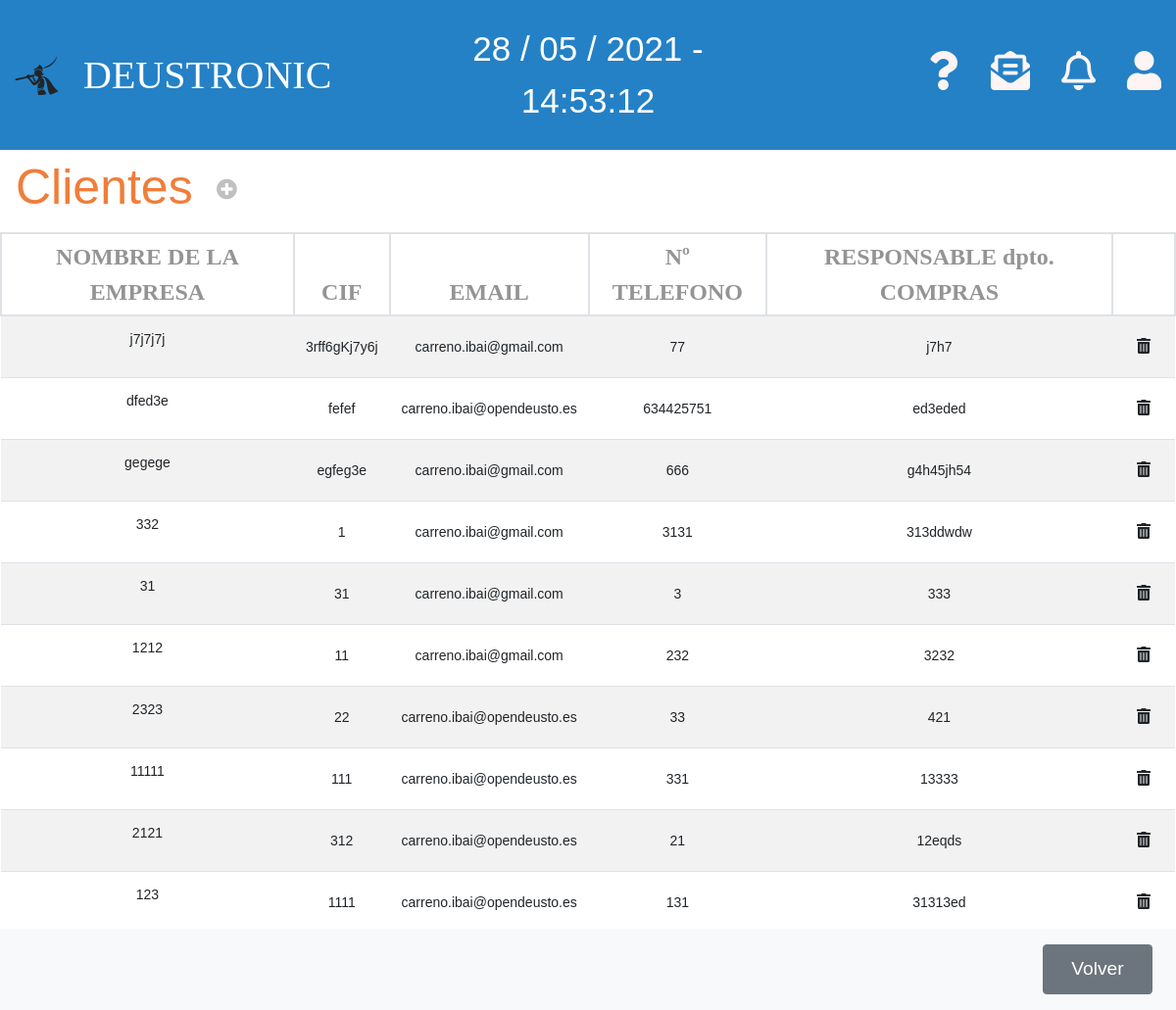
Before: /appEntrega/clientes/ with the older database file.
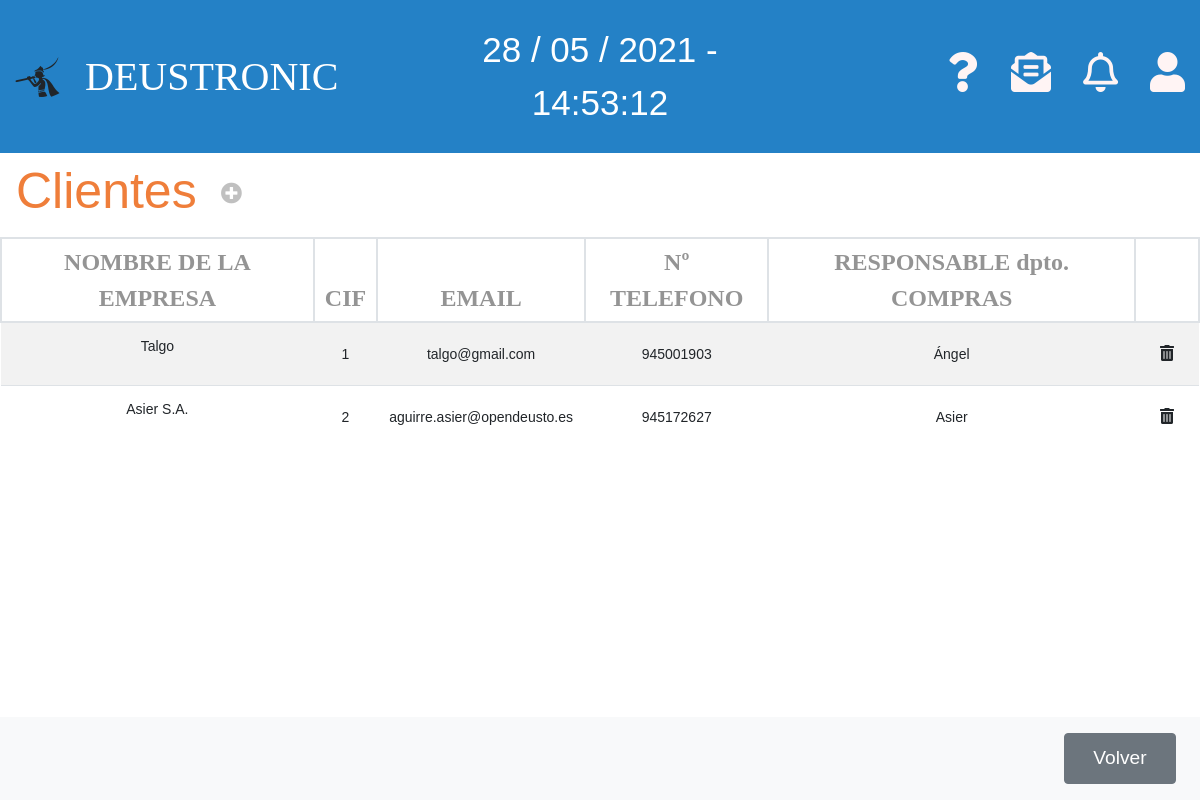
After: the same page with the newer database file.
### appEntrega/models.py (models this page shows, shortened)
class Cliente(models.Model):
    cif = models.CharField(max_length=12, primary_key=True)
    nombre_empresa = models.CharField(max_length=40)
    email = models.EmailField(max_length=254)
    telefono = models.IntegerField(unique=True)
    nombre_cliente = models.CharField(max_length=20)

### appEntrega/views.py (the view)
# urls.py: path('clientes/', ClienteListView.as_view(), name='listaCliente'),
class ClienteListView(ListView):
    model = Cliente
    template_name = 'listaClientes.html'
    context_object_name = 'lista_clientes'

### appEntrega/templates/listaClientes.html (shortened to what this page needs)
{% extends 'base.html' %}
{% block content %}
<div class="">
    <nav class="navbar navbar-light table-navbar">
        <h2 class="orange-color">Clientes</h2>
        <ul class="navbar-nav mr-auto flex-row">
            <li class="nav-item m-0 ml-3">
                <i class="fas fa-plus-circle fa-lg c-grey"
                    onclick="location.href='http://127.0.0.1:8000/appEntrega/clientes/nuevo/'"></i>
            </li>
        </ul>
    </nav>
</div>
<div class="row">
    <div class="col-md-12">
        <table class="table-deustronic table table-striped table-hover">
            <thead>
                <tr>
                    <th>NOMBRE DE LA EMPRESA</th>
                    <th>CIF</th>
                    <th>EMAIL</th>
                    <th>Nº TELEFONO</th>
                    <th>RESPONSABLE dpto. COMPRAS</th>
                    <th></th>
                </tr>
            </thead>
            <tbody>
                {% if lista_clientes %}
                {% for cliente in lista_clientes %}
                <tr ondblclick="location.href='http://127.0.0.1:8000/appEntrega/clientes/{{cliente.pk}}/editar'">
                    <td><p>{{cliente.nombre_empresa}}</p></td>
                    <td>{{cliente.cif}}</td>
                    <td>{{cliente.email}}</td>
                    <td>{{cliente.telefono}}</td>
                    <td>{{cliente.nombre_cliente}}</td>
                    <td><button class="btn"
                            onclick="location.href='http://127.0.0.1:8000/appEntrega/clientes/{{cliente.pk}}/delete/'"><i
                                class="fas fa-trash-alt"></i></button></td>
                </tr>
                {% endfor %}
                {% endif %}
            </tbody>
        </table>
    </div>
</div>
<nav class="navbar navbar-light bg-light fixed-bottom">
    <div class="form-inline ml-auto">
        <button onclick="location.href='http://127.0.0.1:8000/appEntrega'" class="btn boton-nav btn-secondary m-2"
            type="button">Volver</button>
    </div>
</nav>
{% endblock %}

### appEntrega/templates/base.html (shortened to what this page needs)
<!DOCTYPE html>
{% load static %}
<html lang="es">
<head>
    <link rel="stylesheet" href="https://use.fontawesome.com/releases/v5.5.0/css/all.css">
    <link rel="stylesheet" type="text/css" href="{% static '/style/bootstrap.css' %}">
    <link rel="stylesheet" type="text/css" href="{% static '/style/styles.css' %}">
    <link rel="stylesheet" type="text/css" href="{% static '/style/index.css' %}">
    <link rel="stylesheet" type="text/css" href="{% static '/style/table.css' %}">
    <link rel="stylesheet" type="text/css" href="{% static '/style/productos.css' %}">
    <link rel="stylesheet" type="text/css" href="{% static '/style/header.css' %}">
    <link rel="stylesheet" type="text/css" href="{% static '/style/forms.css' %}">
    <link rel="stylesheet" type="text/css" href="{% static '/style/modal.css' %}">
    <link rel="stylesheet" type="text/css" href="{% static '/style/settings.css' %}">
    <link rel="stylesheet" type="text/css" href="{% static '/style/correo.css' %}">
</head>
<body>
    <header class="cabeceraPortada">
        <div class="py-3">
            <div class="container-header row justify-content-between align-items-center my-2">
                <div class="col-4 d-flex align-items-center justify-content-strart">
                    <i class="icono-header fab fa-pied-piper-alt logo_empresa"></i>
                    <h1><a class="tituloenlaceP1" href="http://127.0.0.1:8000/appEntrega/"> DEUSTRONIC
                        </a></h1>
                </div>
                <div class="col-4 d-flex align-items-center justify-content-center reloj">
                    <span class="fecha"></span>
                </div>
                <nav class="col-4 d-flex botonesHeader justify-content-end">
                    <ul class="d-flex">
                        <li><a class="a" href=""><i class="icono-header fas fa-question"></i></a></li>
                        <li><a class="a" href=""><i class="icono-header fas fa-envelope-open-text"></i></a></li>
                        <li><a class="a" href=""><i class="icono-header far fa-bell"></i></a></li>
                        <li><a class="a" href=""><i class="icono-header fas fa-user"></i></a></li>
                    </ul>
                </nav>
            </div>
        </div>
    </header>
    {% block content %}
    {% endblock %}
</body>
</html>

### appEntrega/static/style/styles.css (style rules this page uses)
.orange-color, .orange-color:hover { color: rgb(239, 126, 58) !important; font-weight: 100 !important; }
* { font-family: 'FiraSans-Regular', sans-serif; }
html { overflow-x: hidden; overflow-y: overlay; }
html, body { height: 100%; }
body { margin: 0; }
i { cursor: pointer !important; }
ul { padding: 0 !important; }

### appEntrega/static/style/table.css (style rules this page uses)
table { overflow: scroll; }
table td { vertical-align: middle !important; }
.table-deustronic th { color: #949494; font-weight: bold; font-size: 1.5rem; padding: 5px 10px; border: 2px solid #dee2e6; font-family: FiraSans-Regular, Calibri, Verdana; text-align: center !important; }
.table-deustronic td { font-size: 14px; padding: auto; text-align: center !important; cursor: pointer !important; }
.table-navbar { position: sticky; z-index: 1; top: 0; width: 100%; }

### appEntrega/static/style/productos.css (style rules this page uses)
.navbar-nav .nav-item { padding: 0 .5rem; }
.c-grey { color: silver !important; }
.boton-nav { width: 7rem; height: 3.2rem !important; color: white !important; font-weight: 400; font-size: 1.2rem; text-decoration: none; outline-style: none; }

### appEntrega/static/style/header.css (style rules this page uses)
header.cabeceraPortada { background-color: #2481c6; width: 100%; overflow: hidden; }
.tituloenlaceP1 { color: rgb(255, 255, 255); font-size: 40px; font-family: 'Trebuchet MS', 'Lucida Sans Unicode', 'Lucida Grande', 'Lucida Sans', Arial, sans-serif; margin-left: 25px; top: -30px; text-decoration: none; overflow-y: hidden; }
h2 { padding: 0px; color: #1c3d79; font-size: 50px; font-family: 'Franklin Gothic Medium', 'Arial Narrow', Arial, sans-serif }
.a { text-decoration: none; font-family: 'Courier New', Courier, monospace; font-size: 30px; color: #fff4f4; }
li { list-style: none; margin-right: 2rem; }
li:last-of-type { margin-right: 0; }
.logo_empresa { text-decoration: none; font-size: 40px; }
a.tituloenlaceP1 { text-decoration: none; font-family: Georgia, 'Times New Roman', Times, serif; font-size: auto; color: #ffffff; float: left; }
.container-header { width: auto; margin: 0 auto; }
ul { margin: 0 !important; }
h1 { margin: 0 !important; }
.botonesHeader { justify-content: end; }
.icono-header { font-size: 2.5rem !important; }
.reloj { text-align: center; margin: auto; }
.fecha { color: white; font-size: 35px; }

### appEntrega/static/style/modal.css (style rules this page uses)
:root { --lightgray: #efefef; --blue: steelblue; --white: #fff; --black: rgba(0, 0, 0, 0.92); }
* { padding: 0; margin: 0; }
a { color: inherit; text-decoration: none; }

### appEntrega/static/style/settings.css (style rules this page uses)
:root { --font-size: 1; }
body { font-size: calc(var(--font-size) * 1em); }

Changed rows visible on the page:
removed Cliente: nombre_empresa "j7j7j7j", cif "3rff6gKj7y6j", email "carreno.ibai@gmail.com", telefono "77", nombre_cliente "j7h7"
removed Cliente: nombre_empresa "dfed3e", cif "fefef", email "carreno.ibai@opendeusto.es", telefono "634425751", nombre_cliente "ed3eded"
removed Cliente: nombre_empresa "gegege", cif "egfeg3e", email "carreno.ibai@gmail.com", telefono "666", nombre_cliente "g4h45jh54"
removed Cliente: nombre_empresa "31", cif "31", email "carreno.ibai@gmail.com", telefono "3", nombre_cliente "333"
removed Cliente: nombre_empresa "1212", cif "11", email "carreno.ibai@gmail.com", telefono "232", nombre_cliente "3232"
removed Cliente: nombre_empresa "2323", cif "22", email "carreno.ibai@opendeusto.es", telefono "33", nombre_cliente "421"
removed Cliente: nombre_empresa "11111", cif "111", email "carreno.ibai@opendeusto.es", telefono "331", nombre_cliente "13333"
removed Cliente: nombre_empresa "2121", cif "312", email "carreno.ibai@opendeusto.es", telefono "21", nombre_cliente "12eqds"
removed Cliente: nombre_empresa "123", cif "1111", email "carreno.ibai@opendeusto.es", telefono "131", nombre_cliente "31313ed"
changed Cliente id 1: nombre_empresa "332" → "Talgo"; email "carreno.ibai@gmail.com" → "talgo@gmail.com"; telefono "3131" → "945001903"; nombre_cliente "313ddwdw" → "Ángel"
added Cliente: nombre_empresa "Asier S.A.", cif "2", email "aguirre.asier@opendeusto.es", telefono "945172627", nombre_cliente "Asier"
